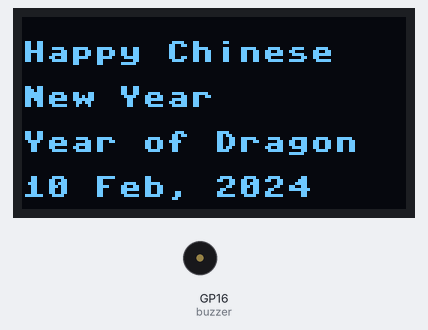
A program run on a simulated Raspberry Pi Pico running MicroPython. Parts: 128×64 one-colour display, buzzer (waves = sounding). At 38.8 s the program stops and its outputs stay as they are.

Above: at 0.1 s.
At 8.2 s:
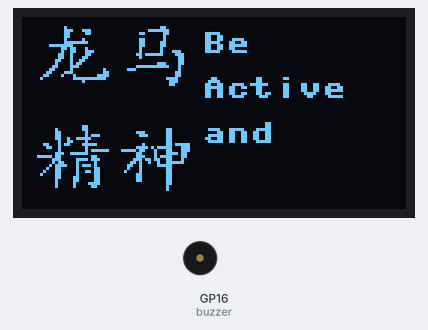
At 22.7 s:
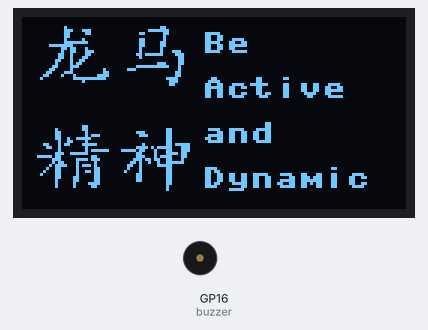
At 36.8 s:
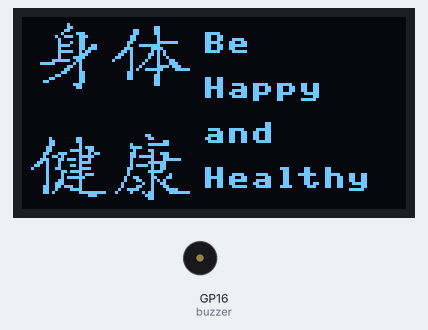
Timing chart, 0 to 38.3 s (numbered marks = the images above):
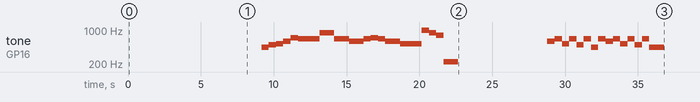

Measured:
- by itself, tone on GP16 (buzzer): plays 440 Hz for 0.50 s, 493 Hz for 0.50 s, 523 Hz for 0.50 s, 587 Hz for 0.50 s, 698 Hz for 0.50 s, 659 Hz for 1.5 s … (33 notes in this stretch)
- what the display in image 1 shows lasts 1.1 s, from 8.1 s to 9.2 s

The program:

cny.py
```python
from machine import Pin, PWM, I2C
from utime import sleep
from ssd1306 import SSD1306_I2C
import framebuf
buzzer = PWM(Pin(16))

tones = {
    "B0": 31,
    "C1": 33,
    "CS1": 35,
    "D1": 37,
    "DS1": 39,
    "E1": 41,
    "F1": 44,
    "FS1": 46,
    "G1": 49,
    "GS1": 52,
    "A1": 55,
    "AS1": 58,
    "B1": 62,
    "C2": 65,
    "CS2": 69,
    "D2": 73,
    "DS2": 78,
    "E2": 82,
    "F2": 87,
    "FS2": 93,
    "G2": 98,
    "GS2": 104,
    "A2": 110,
    "AS2": 117,
    "B2": 123,
    "C3": 131,
    "CS3": 139,
    "D3": 147,
    "DS3": 156,
    "E3": 165,
    "F3": 175,
    "FS3": 185,
    "G3": 196,
    "GS3": 208,
    "A3": 220, #"A3": 220
    "AS3": 233,
    "B3": 247, #"B3": 247
    "C4": 261, #"C4": 262,
    "CS4": 277,
    "D4": 294, #"D4": 294
    "DS4": 311,
    "E4": 329, #"E4": 330,
    "F4": 349,
    "FS4": 370,
    "G4": 391, #"G4": 392,
    "GS4": 415,
    "A4": 440,
    "AS4": 466,
    "B4": 493, #"B4": 494,
    "C5": 523,
    "CS5": 554,
    "D5": 587, #"D5":587
    "DS5": 622,
    "E5": 659, #"E5": 659
    "F5": 698,
    "FS5": 740,
    "G5": 783, #"G5": 784,
    "GS5": 831,
    "A5": 880,
    "AS5": 932,
    "B5": 987, #"B5": 988,
    "C6": 1047,
    "CS6": 1109,
    "D6": 1175,
    "DS6": 1245,
    "E6": 1319,
    "F6": 1397,
    "FS6": 1480,
    "G6": 1568,
    "GS6": 1661,
    "A6": 1760,
    "AS6": 1865,
    "B6": 1976,
    "C7": 2093,
    "CS7": 2217,
    "D7": 2349,
    "DS7": 2489,
    "E7": 2637,
    "F7": 2794,
    "FS7": 2960,
    "G7": 3136,
    "GS7": 3322,
    "A7": 3520,
    "AS7": 3729,
    "B7": 3951,
    "C8": 4186,
    "CS8": 4435,
    "D8": 4699,
    "DS8": 4978
    }

song1 = ["A4","B4","C5","D5","F5","E5","E5","P","E5","A5","A5","E5","E5","D5","D5","P","E5","F5","E5","D5","P","D5","C5","C5","P","C5","B5","A5","G5","P","A3","A3","P"]
song2 = ["D5","E5","C5","E5","P","B4","E5","A4","E5","P","D5","E5","C5","E5","P","B4","E5","A4","A4"]

def playtone(frequency):
    buzzer.duty_u16(1000)
    buzzer.freq(frequency)

def bequiet():
    buzzer.duty_u16(0)

def playsong(mysong):
    for i in range(len(mysong)):
        if (mysong[i] == "P"):
            bequiet()
        else:
            playtone(tones[mysong[i]])
            sleep(0.5)
    bequiet()

WIDTH =128
HEIGHT= 64

i2c = I2C(1, sda=Pin(14), scl=Pin(15), freq=400000)
oled = SSD1306_I2C(WIDTH,HEIGHT,i2c)

oled.fill(0)
oled.text("Happy Chinese ", 0, 8)
oled.text("New Year", 0, 23)
oled.text("Year of Dragon", 0, 38)
oled.text("10 Feb, 2024", 0, 53)
oled.show()

sleep(5)

img = bytearray(b'\x00\x00\x00\x00\x00\x00\x00\x00\x00\x00\x00\x00\x00\x00\x00\x00\x00\x00\x00\x00\x00\x00\x00\x00\x00\x02\x00\x00\x00\x03\x00\x00\x00\x03\x8e\x00\x00?\x80\x00\x00\x03\x06\x00\x01\x81\x80\x00\x00\x03\x00\x00\x00\x01\x00\x00\x00\x02\x08\x00\x01\x81\x00\x00\x00\x03\xfc\x00\x01\x83\x00\x00\x00\x7f\x80\x00\x01\x83\x00\x00\x00\x06\xc4\x00\x01\x02\x00\x00\x00\x04\xc7\x00\x01\x028\x00\x00\x0c\x86\x00\x03~\x1c\x00\x00\x0c\x8c\x00\x01\x00\x0c\x00\x00\x18\x98\x00\x00\x00\x0c\x00\x00\x10\xb0\x00\x00\x07\x0c\x00\x000\xe0\x00\x03\xff\x88\x00\x00`\x80\x10\x1c\x00\x08\x00\x00\xc3\x80\x18\x00\x00\x18\x00\x01\x84@x\x00\x00\x18\x00\x02\x00\x7f\xf0\x00\x00\xf0\x00\x00\x00\x08\x00\x00\x00p\x00\x00\x00\x00\x00\x00\x00`\x00\x00\x00\x00\x00\x00\x00\x00\x00\x00\x00\x00\x00\x00\x00\x00\x00\x00\x00\x00\x00\x00\x00\x00\x00\x00\x00\x00\x00\x00\x00\x00\x00\x00\x00\x00\x00\x00\x00\x00\x00\x00\x00\x00\x00\x00\x00\x00\x00\x00\x00\x00\x00\x00\x00\x00\x00\x00\x00\x00\x00\x00\x00\x00\x00\x00\x00\x00\x00\x00\x00\x00\x00\x00\x00\x00\x00\x00\x00\x00\x00\x00\x00\x00\x00\x00\x00\x00\x00\x00\x00\x00\x00\x00\x00\x00\x00\x00\x00\x00\x00\x00\x00\x00\x00\x00\x00\x0c\x00\x00\x00\x00\x00\x00\x10\x0c\x00\x00\x00\xc0\x00\x00\x18\x04\x00\x03\x80\xc0\x00\x00\x18\x05\xc0\x01\xc0\xc0\x00\x00\x19>\x00\x00\x00\xc0\x00\x00\t\x84\x00\x00\x00\xc0\x00\x01\x8b\x0f\x80\x00\x80\xdf\x00\x00\xc8\x04\x00\x03\xd7\xc7\x00\x00\x08\x05\xf8}\x88\xc7\x00\x00\x1c\xfc\x00\x03\x08\xf6\x00\x07\xd8\x01\x80\x03\x8b\xc6\x00\x008=\xc0\x07l\xc4\x00\x00, \x80\r$\xfc\x00\x00^.\x80\x19\x07\xc0\x00\x00\x98 \xc0\x11\x00\xc0\x00\x01\x18&\xc0!\x00\xc0\x00\x02\x18 \xc0\x03\x00\xc0\x00\x00\x18`\xc0\x03\x00\xc0\x00\x00\x10`\xc0\x03\x00\xc0\x00\x00\x10C\xc0\x00\x00\xc0\x00\x00\x10A\x80\x00\x00\x80\x00\x00\x00\x00\x00\x00\x00\x80\x00\x00\x00\x00\x00\x00\x00\x00\x00\x00\x00\x00\x00\x00\x00\x00\x00\x00\x00\x00\x00\x00\x00\x00\x00\x00\x00\x00\x00\x00\x00\x00\x00\x00\x00\x00\x00\x00\x00\x00\x00\x00\x00\x00\x00\x00\x00\x00\x00')

img2 = bytearray(b'\x00\x00\x00\x00\x00\x00\x00\x00\x00\x00\x00\x00\x00\x00\x00\x00\x00\x01\x00\x00\x00\x00\x00\x00\x00\x01\x80\x00\x00\x0c\x00\x00\x00\x03\x00\x00\x06\x0c\x00\x00\x00\x048\x00\x06\x0c\x00\x00\x00\x13\x9c\x00\x0c\x04\x00\x00\x00\x08\x18\x00\x0c\x04\x00\x00\x00\x08\x98\x00\x18\x07\xf0\x00\x00\x0f\x19\x80\x11\xfc\x00\x00\x00\x08\x1b\x808\x1e\x00\x00\x00\x0f\x96\x00h\x15\x00\x00\x00\x08\x1c\x00\xc85\x00\x00\x00\x08x\x01\x88$\x80\x00\x00?0\x02\x08D`\x00\x03\xe0P\x00\x08\x84p\x00\x00\x01\x90\x00\t\x07\xb8\x00\x00\x03\x10\x00\n~\x1f\x00\x00\x06\x18\x00\x18\x04\x00\x00\x00\x18\x18\x00\x18\x0c\x00\x00\x00`\x18\x00\x18\x0c\x00\x00\x01\x80\x18\x00\x00\x0c\x00\x00\x00\x00p\x00\x00\x0c\x00\x00\x00\x000\x00\x00\x00\x00\x00\x00\x00\x00\x00\x00\x00\x00\x00\x00\x00\x00\x00\x00\x00\x00\x00\x00\x00\x00\x00\x00\x00\x00\x00\x00\x00\x00\x00\x00\x00\x00\x00\x00\x00\x00\x00\x00\x00\x00\x00\x00\x00\x00\x00\x00\x00\x00\x00\x00\x00\x00\x00\x00\x00\x00\x00\x00\x00\x00\x00\x00\x00\x00\x00\x00\x00\x00\x00\x00\x00\x00\x00\x00\x00\x00\x00\x00\x00\x00\x00\x00\x00\x00\x00\x00\x00\x00\x00\x00\x00\x00\x00\x00\x00\x00\x00\x00\x00\x00\x00\x00\x00\x00\x00\x00\x00\x00\x00\x00\x00\x00\x00\x00\x00\x00\x00\x00\x00\x00\x00\x00\x00\x00\x00\x00`\x00\x00\x00@0\x00\x000\x00\x00\x00`0\x00\x00\x01\x80\x00\x00`\x10\x00\x08?\x80\x00\x00\xc0\x17\x00\x0f\x00\x00\x00\x00\xc0\xf3\x00\x040\x00\x00\x01\x8e\x12\xc0\x0c\x13\x80\x00\x014\x1f\x00\r\xf1\x80\x00\x03\x8d\xd2\x00\x08\x11\xf8\x00\x06\x88\x1e\x00\x08?\x00\x00\x0c\x88\xd0\x00\x0b\xd3\x00\x00\x10\x98\x1e\x00\x18\x13\x00\x00\x00\x86\xf0\x00\x10>\x00\x00\x00\x84\x17\x00\x10\x10@\x00\x00\x85\xf8\x00&\x18\xc0\x00\x00\x8c\x10\x00#\x15\x00\x00\x00\x9c\x10\x00@\x93\x00\x00\x01\x9b\x90\x00C\x11\x80\x00\x01\x90\xf0\x00\x9e\x10\xf0\x00\x01\xa0\x1f\xf1\x08\xb0\x7f\x00\x00\x00\x03\x80\x00p\x00\x00\x00\x00\x00\x00\x000\x00\x00\x00\x00\x00\x00\x00\x00\x00\x00\x00\x00\x00\x00\x00\x00\x00\x00\x00\x00\x00\x00\x00\x00\x00\x00')


fb = framebuf.FrameBuffer(img,64,64, framebuf.MONO_HLSB)
fb2 = framebuf.FrameBuffer(img2,64,64, framebuf.MONO_HLSB)
oled.fill(0)
oled.blit(fb, 0, 0)
oled.show()

start_x = 60
start_y = 5
lineskip = 15
txt_array = ['Be','Active','and','Dynamic']
for iter_ii,txt in enumerate(txt_array):
    sleep(1)
    oled.text(txt,start_x,start_y+(iter_ii*lineskip))
    oled.show()

playsong(song1)
sleep(2)
oled.fill(0)
oled.blit(fb2, 0, 0)
oled.show()

start_x = 60
start_y = 5
lineskip = 15
txt_array = ['Be','Happy','and','Healthy']
for iter_ii,txt in enumerate(txt_array):
    sleep(1)
    oled.text(txt,start_x,start_y+(iter_ii*lineskip))
    oled.show()

playsong(song2)
sleep(2)
oled.fill(0)
oled.show()
```
